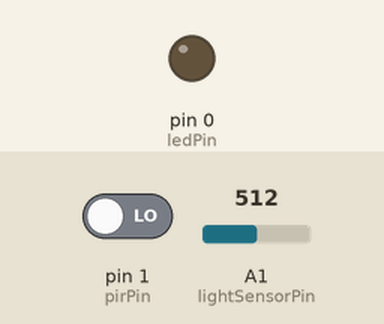
Bench run of a sketch on a simulated Arduino Uno, built with avr-gcc and run on an emulated ATmega328P. On the bench: output pins drawn as LEDs (lit = HIGH). Inputs (shaded band) come from the test bench; at power-on: pin 1 (pirPin) LOW, A1 (lightSensorPin) = 512.

Above: at 1.2 s.
1.3 s: pin 1 (pirPin) driven HIGH
At 1.7 s:
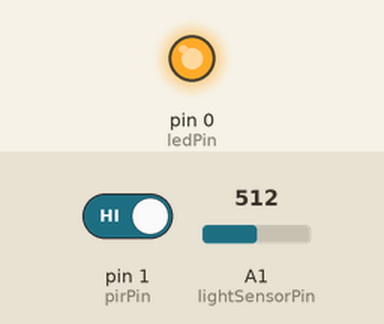
2.9 s: pin 1 (pirPin) driven LOW
At 3.8 s:
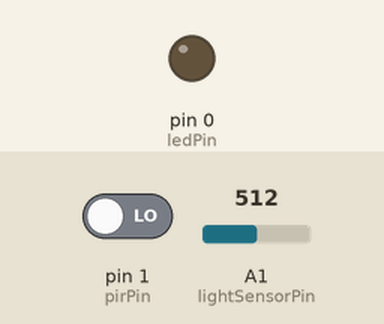
Timing chart, 0 to 5.9 s (numbered marks = the images above; inputs shaded):
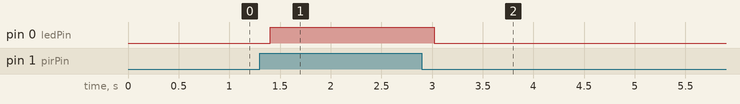

The sketch:

closet_motion_activated_12v_lights.ino
```cpp
#define SECONDS 1000
#define MINUTES = 60

#include "pir.h"
#include "lights.h"
#include "lightSensor.h"


static uint8_t LIGHT_TIMEOUT_S = 1; // 2-5 minutes
static uint8_t LIGHT_SENSOR_TIMEOUT_S = 1; // 5

static float GAMMA_MIN = 128;  // 96-128?
static float GAMMA_MAX = 255; // 255

static float AMBIENT_BRIGHTNESS_MIN = 100;
static float AMBIENT_BRIGHTNESS_MAX = 300;


int getGammaFromAmbientLight(float ambientLightSensorValue) {
  float ambientLightRange = AMBIENT_BRIGHTNESS_MAX - AMBIENT_BRIGHTNESS_MIN;
  float gammaRange = GAMMA_MAX - GAMMA_MIN;

  float slope = gammaRange / ambientLightRange;
  float offset = -AMBIENT_BRIGHTNESS_MIN * slope + GAMMA_MIN;

  float gamma = slope * ambientLightSensorValue +  offset;
  gamma = min(gamma, GAMMA_MAX);
  gamma = max(gamma, GAMMA_MIN);

/*
  Serial.print("ambientLightSensorValue: ");
  Serial.print(ambientLightSensorValue);
  Serial.print("\t");
  Serial.print("gamma: ");
  Serial.println(gamma);
  */

  return (int)gamma;
}

void setup() {
  //Serial.begin(9600);
  //Serial.print("Initializing...");

  setupLights();
  setupLightSensor();
  setupPir();
}


unsigned long lightTimeout_ts = 0;
unsigned long lightSensorTimout_ts = 0;
void loop() {
  loopPir();

  unsigned long currentTime_ts = millis();
  if (currentTime_ts > lightSensorTimout_ts) {
    lightSensorTimout_ts = currentTime_ts + (LIGHT_SENSOR_TIMEOUT_S * SECONDS);
    loopLightSensor();
    lightBrightnessMax = getGammaFromAmbientLight(ambientLightSensorValue);
  }


  if (isPirStateChanged) {
    if (pirState == PIR_STATE_MOTION_SENSED) {
      turnLightsOn();
      //Serial.println("Motion Sensed");
      lightTimeout_ts = millis() + (LIGHT_TIMEOUT_S * SECONDS);
    } else {
      if (millis() > lightTimeout_ts) {
        turnLightsOff();
      }
    }
  }
  loopLights();
}
```

lightSensor.h
```cpp
static uint8_t lightSensorPin = A1;


static float SENSOR_RANGE = 1024; // 3.3v
static float LUX_LOG_RANGE = 5.0; // 3.3v = 10^5 lux

//float ambientLight_lux = 0.0;
int ambientLightSensorValue = 0;

/**
 Luminocity Chart
 https://learn.adafruit.com/adafruit-ga1a12s202-log-scale-analog-light-sensor/use-it

     0.002  lux Moonless clear night sky
     0.2    lux Design minimum for emergency lighting (AS2293).
     0.27   1 lux  Full moon on a clear night
     3.4    lux Dark limit of civil twilight under a clear sky
    50      lux  Family living room
    80      lux  Hallway/toilet
   100      lux Very dark overcast day
   300 - 500 lux Sunrise or sunset on a clear day. Well-lit office area.
 1,000      lux Overcast day; typical TV studio lighting
10,000 - 25,000 lux Full daylight (not direct sun)
32,000 -130,000 lux  Direct sunlight
 */


/*
float getLuxFromSensorValue(int sensorValue) {
  float logLux = sensorValue * LUX_LOG_RANGE / SENSOR_RANGE;
  return pow(10, logLux);
}
*/

void setupLightSensor() {
  //analogReference(EXTERNAL); // if we are using another analog reference
  pinMode(lightSensorPin, INPUT);
  digitalWrite(lightSensorPin, LOW);
}


void loopLightSensor() {
  ambientLightSensorValue = analogRead(lightSensorPin);

  /*
  ambientLight_lux = getLuxFromSensorValue(sensorValue);

  Serial.print("Raw = ");
  Serial.print(sensorValue);
  Serial.print(" - Lux = ");
  Serial.println(ambientLight_lux);
  delay(100);
  */

}
```

lights.h
```cpp
#include "gamma.h"

static uint8_t ledPin = 0;


static uint8_t LIGHT_STATE_ON = 0x100;
static uint8_t LIGHT_STATE_OFF = 0x101;
uint8_t lightState;

static uint8_t LIGHT_BRIGHTNESS_MAX = 255;
static uint8_t LIGHT_BRIGHTNESS_MIN = 0;
static uint8_t LIGHT_ON_TRANSITION_STEP = 20;
static uint8_t LIGHT_OFF_TRANSITION_STEP = 5;

static unsigned long LIGHTS_ANIMATION_TIMEOUT_MS = 10;

int lightBrightnessMax = LIGHT_BRIGHTNESS_MAX;

int lightBrightnessIndex;

uint8_t getGammaCorrectedBrightness(int brightnessIndex) {
  uint8_t gammaCorrectedBrightness = pgm_read_byte(&gamma[lightBrightnessIndex]);
  return gammaCorrectedBrightness;
}

void turnLightsOn() {
  lightState = LIGHT_STATE_ON;
  //Serial.println("Turning lights on");
}

void turnLightsOff() {
  lightState = LIGHT_STATE_OFF;
  //Serial.println("Turning lights off");
}

void setupLights() {
  pinMode(ledPin, OUTPUT);
  analogWrite(ledPin, 0);
  lightState = LIGHT_STATE_OFF;
}

unsigned long lightsAnimationTimeout = 0;
void loopLights() {
  unsigned long currentTime = millis();
  if (currentTime > lightsAnimationTimeout) {
    lightsAnimationTimeout = currentTime + LIGHTS_ANIMATION_TIMEOUT_MS;

    if (lightState == LIGHT_STATE_ON) {
      lightBrightnessIndex += LIGHT_ON_TRANSITION_STEP;
      lightBrightnessIndex = min(lightBrightnessIndex, lightBrightnessMax);
    } else {
      lightBrightnessIndex -= LIGHT_OFF_TRANSITION_STEP;
      lightBrightnessIndex = max(lightBrightnessIndex, LIGHT_BRIGHTNESS_MIN);
    }

    int gammaCorrectedBrightness = getGammaCorrectedBrightness(lightBrightnessIndex);

    //Serial.print("brightness: ");
    //Serial.println(gammaCorrectedBrightness);
  }

  int gammaCorrectedBrightness = getGammaCorrectedBrightness(lightBrightnessIndex);

  analogWrite(ledPin, gammaCorrectedBrightness);


}
```

pir.h
```cpp
static uint8_t pirPin = 1;

//the time we give the sensor to calibrate (10-60 secs according to the datasheet)
int pirCalibrationTime_s = 30;
int pirCooldownTime_ms = 10;

static uint8_t PIR_STATE_MOTION_SENSED = 0x01;
static uint8_t PIR_STATE_NO_MOTION_SENSED = 0x02;
uint8_t pirState;
boolean isPirStateChanged = false;
boolean isPirInitialized = true;

void setupPir() {
  pinMode(pirPin, INPUT);
  digitalWrite(pirPin, LOW);

  pirState = PIR_STATE_NO_MOTION_SENSED;
  isPirStateChanged = false;


  //Serial.println("PIR Initializing...");

  if (!isPirInitialized) {
    delay(pirCalibrationTime_s * SECONDS);
    isPirInitialized = true;
  }

  //Serial.println("PIR Initialized");
}


void loopPir() {

  int pirReading = digitalRead(pirPin);
  int newPirState;
  if (pirReading == HIGH) {
    newPirState = PIR_STATE_MOTION_SENSED;
    if (pirState == PIR_STATE_NO_MOTION_SENSED) {
      isPirStateChanged = true;
    } else {
      isPirStateChanged = false;
    }
  } else {
    newPirState = PIR_STATE_NO_MOTION_SENSED;
    if (pirState == PIR_STATE_MOTION_SENSED) {
      isPirStateChanged = true;
    } else {
      isPirStateChanged = false;
    }
  }
  pirState = newPirState;

  //delay(pirCooldownTime_ms);

}

/* */
```

Source omitted: gamma.h (data table, 1204 bytes)

Measured:
- after the input at 1.3 s, pin 0 (ledPin): LOW → HIGH after 0.10 s
- after the input at 2.9 s, pin 0 (ledPin): HIGH → LOW after 0.12 s
